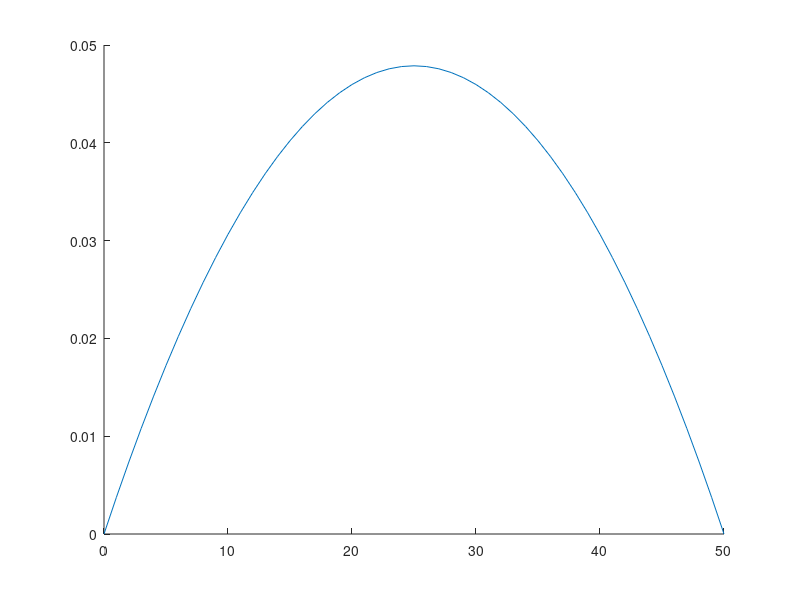

Source code (MATLAB): (Note: this script raises an error after producing the figure.)
clearvars;
hold on

flist = 1:1:8;
Ly = 50;
g = 2.0e-5;
y = 0:1:Ly;
eta_a = 1.3055;
v_th = (g*10/(2*eta_a))*y.*(y(end) - y);
grad_a = 10*g*Ly/(2*eta_a);
plot(y,v_th)
hold on
k=1;
vx = zeros(length(y), length(flist));
for i=1:length(flist)
    fname= ['Poise_vx_vy_',num2str(flist(i)),'.dat'];
    X = importdata(fname);    
    vx(:,k) = X(:,3);
    p = polyfit(y(4:end-4),vx(4:end-4,k)',2);
    eta(k) = -10*g/(2*p(1));
    grad(k) = 10*g*Ly/(2*eta(k));
    err(k) = abs(eta_a-eta(k))*100/eta_a;
    k = k+1;
end
gt = mean(vx,2);
plot(y,gt,'o')
f1 = mean(eta);
f2 = std(eta);
err_perc = abs(eta_a-f1)*100/eta_a
